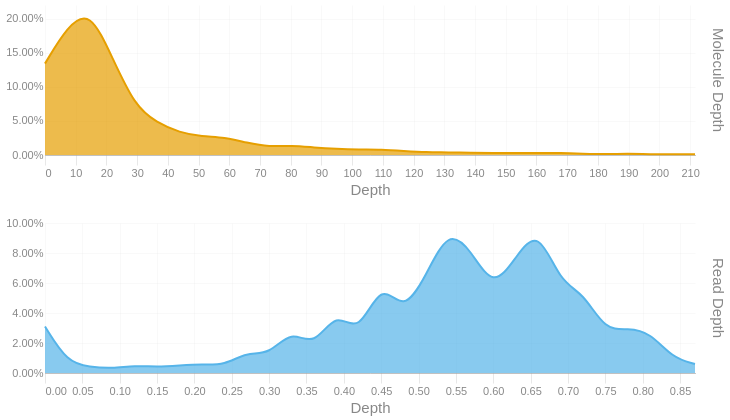

This figure's notebook cell:
### Code cell
readdep = depth_hist(tb['Read Depth'], q99, 3)
readdep = readdep.with_columns(pl.lit('Read Depth').alias('Metric'))
if not SKIPLR:
    moldep = depth_hist(tb['Molecule Depth'], mol_q99, 1)
    moldep = moldep.with_columns(pl.lit('Molecule Depth').alias('Metric'))
    _hist = pl.concat([readdep, moldep])
    _hist = _hist.filter(pl.col('Proportion') != 0)
    with SafeRender(_hist):
        (
            alt.Chart(_hist)        
            .mark_area(interpolate = "basis")
            .encode(
                x=alt.X('Bin:Q').scale(domainMin=0).axis(alt.Axis(title='Depth')),
                y = alt.Y('Proportion:Q', title = None).axis(format = '.2%'),
                color = alt.Color('Metric:N').legend(None),
                row = alt.Row("Metric:N").header(title = None, labelOrient = 'right'),
                tooltip = [
                    alt.Tooltip("Metric:N", title = "Metric"),
                    alt.Tooltip('Interval:N', title = "Depth Interval"),
                    alt.Tooltip('Proportion:Q', title = "% Alignments").format('.2%')
                ]
            )
            .resolve_scale(x='independent', y='independent')
            .properties(
                height = 150, width = 650,
                usermeta={'embedOptions': {'downloadFileName': f'{samplename}.depth.hist'}}
            )
        ).display()
else:
    readdep = readdep.filter(pl.col('Proportion') != 0)
    with SafeRender(readdep):
        (
            alt.Chart(readdep)        
            .mark_area(interpolate = "basis")
            .encode(
                x=alt.X('Bin:Q').scale(domainMin=0).axis(alt.Axis(title='Depth')),
                y = alt.Y('Proportion:Q', title = None).axis(format = '.2%'),
                tooltip = [
                    alt.Tooltip('Interval:N', title = "Depth Interval"),
                    alt.Tooltip('Proportion:Q', title = "% Alignments").format('.2%')
                ]
            )
            .properties(
                usermeta={'embedOptions': {'downloadFileName': f'{samplename}.depth.hist'}}
            )
        ).display()

### Figure 1 — Vega-Lite specification as saved in the notebook (floating-point values rounded to 4 significant figures)
{"width": 650, "height": 150, "config": {"title": {"anchor": "start", "dy": -15, "fontSize": 18, "color": "#888888", "subtitleColor": "#888888", "subtitleFontSize": 14}, "arc": {"fill": "#0072B2"}, "axis": {"domainColor": "#888888", "domainWidth": 0.5, "gridWidth": 0.2, "grid": false, "titleFontWeight": 400, "titleFontSize": 15, "labelFontSize": 11, "labelColor": "#888888", "tickColor": "#888888", "tickWidth": 0.2, "titleColor": "#888888"}, "axisBand": {"grid": false}, "axisX": {"grid": true, "tickSize": 10, "domainCap": "round"}, "axisY": {"domain": false, "grid": true, "tickSize": 0, "domainCap": "round"}, "background": "transparent", "header": {"labelFontSize": 15, "labelColor": "#888888", "titleFontSize": 15, "titleFontWeight": 600, "titleColor": "#888888"}, "legend": {"labelFont": "sans-serif", "labelFontSize": 12, "labelColor": "#888888", "symbolSize": 100, "symbolType": "circle", "titleFontSize": 12, "titlePadding": 10, "titleColor": "#888888", "title": null}, "range": {"category": ["#E69F00", "#56B4E9", "#009E73", "#F0E442", "#0072B2", "#D55E00", "#CC79A7", "#000000"], "diverging": ["#cfe8f3", "#a2d4ec", "#73bfe2", "#46abdb", "#1696d2", "#12719e"]}, "area": {"fill": "#0072B2", "fillOpacity": 0.7, "line": true, "strokeOpacity": 0.7}, "line": {"color": "#0072B2", "stroke": "#0072B2", "strokeWidth": 2}, "trail": {"color": "#0072B2", "stroke": "#0072B2", "strokeWidth": 0, "size": 1}, "point": {"filled": true, "fillOpacity": 1.0, "size": 95}, "text": {"color": "#888888", "fontSize": 11, "align": "right", "fontWeight": 400, "size": 11}, "bar": {"fill": "#0072B2", "stroke": null}, "view": {"stroke": null, "continuousWidth": 660, "continuousHeight": 400}}, "data": {"name": "data-58df8debc6672ecd94c05a4fff87c5bc"}, "mark": {"type": "area", "interpolate": "basis"}, "encoding": {"color": {"field": "Metric", "legend": null, "type": "nominal"}, "row": {"field": "Metric", "header": {"title": null, "labelOrient": "right"}, "type": "nominal"}, "tooltip": [{"field": "Metric", "title": "Metric", "type": "nominal"}, {"field": "Interval", "title": "Depth Interval", "type": "nominal"}, {"field": "Proportion", "format": ".2%", "title": "% Alignments", "type": "quantitative"}], "x": {"axis": {"title": "Depth"}, "field": "Bin", "scale": {"domainMin": 0}, "type": "quantitative"}, "y": {"axis": {"format": ".2%"}, "field": "Proportion", "title": null, "type": "quantitative"}}, "resolve": {"scale": {"x": "independent", "y": "independent"}}, "usermeta": {"embedOptions": {"downloadFileName": "S5_Connecticut_993.depth.hist"}}, "$schema": "https://vega.github.io/schema/vega-lite/v6.1.0.json", "datasets": {"data-58df8debc6672ecd94c05a4fff87c5bc": [{"Bin": 0.0, "Interval": "0.0-0.03", "Proportion": 0.031, "Metric": "Read Depth"}, {"Bin": 0.03, "Interval": "0.03-0.06", "Proportion": 0.007, "Metric": "Read Depth"}, {"Bin": 0.06, "Interval": "0.06-0.09", "Proportion": 0.004, "Metric": "Read Depth"}, {"Bin": 0.09, "Interval": "0.09-0.12", "Proportion": 0.003, "Metric": "Read Depth"}, {"Bin": 0.12, "Interval": "0.12-0.15", "Proportion": 0.005, "Metric": "Read Depth"}, {"Bin": 0.15, "Interval": "0.15-0.18", "Proportion": 0.004, "Metric": "Read Depth"}, {"Bin": 0.18, "Interval": "0.18-0.21", "Proportion": 0.005, "Metric": "Read Depth"}, {"Bin": 0.21, "Interval": "0.21-0.24", "Proportion": 0.006, "Metric": "Read Depth"}, {"Bin": 0.24, "Interval": "0.24-0.27", "Proportion": 0.005, "Metric": "Read Depth"}, {"Bin": 0.27, "Interval": "0.27-0.3", "Proportion": 0.014, "Metric": "Read Depth"}, {"Bin": 0.3, "Interval": "0.3-0.33", "Proportion": 0.012, "Metric": "Read Depth"}, {"Bin": 0.33, "Interval": "0.33-0.36", "Proportion": 0.029, "Metric": "Read Depth"}, {"Bin": 0.36, "Interval": "0.36-0.39", "Proportion": 0.017, "Metric": "Read Depth"}, {"Bin": 0.39, "Interval": "0.39-0.42", "Proportion": 0.042, "Metric": "Read Depth"}, {"Bin": 0.42, "Interval": "0.42-0.45", "Proportion": 0.025, "Metric": "Read Depth"}, {"Bin": 0.45, "Interval": "0.45-0.48", "Proportion": 0.062, "Metric": "Read Depth"}, {"Bin": 0.48, "Interval": "0.48-0.51", "Proportion": 0.04, "Metric": "Read Depth"}, {"Bin": 0.51, "Interval": "0.51-0.54", "Proportion": 0.065, "Metric": "Read Depth"}, {"Bin": 0.54, "Interval": "0.54-0.57", "Proportion": 0.096, "Metric": "Read Depth"}, {"Bin": 0.57, "Interval": "0.57-0.6", "Proportion": 0.082, "Metric": "Read Depth"}, {"Bin": 0.6, "Interval": "0.6-0.63", "Proportion": 0.056, "Metric": "Read Depth"}, {"Bin": 0.63, "Interval": "0.63-0.66", "Proportion": 0.077, "Metric": "Read Depth"}, {"Bin": 0.66, "Interval": "0.66-0.69", "Proportion": 0.097, "Metric": "Read Depth"}, {"Bin": 0.69, "Interval": "0.69-0.72", "Proportion": 0.06, "Metric": "Read Depth"}, {"Bin": 0.72, "Interval": "0.72-0.75", "Proportion": 0.054, "Metric": "Read Depth"}, {"Bin": 0.75, "Interval": "0.75-0.78", "Proportion": 0.028, "Metric": "Read Depth"}, {"Bin": 0.78, "Interval": "0.78-0.81", "Proportion": 0.03, "Metric": "Read Depth"}, {"Bin": 0.81, "Interval": "0.81-0.84", "Proportion": 0.027, "Metric": "Read Depth"}, {"Bin": 0.84, "Interval": "0.84-0.87", "Proportion": 0.01, "Metric": "Read Depth"}, {"Bin": 0.87, "Interval": "0.87-0.9", "Proportion": 0.006, "Metric": "Read Depth"}, {"Bin": 0.0, "Interval": "0.0-7.3", "Proportion": 0.134, "Metric": "Molecule Depth"}, {"Bin": 7.3, "Interval": "7.3-14.6", "Proportion": 0.189, "Metric": "Molecule Depth"}, {"Bin": 14.6, "Interval": "14.6-21.9", "Proportion": 0.213, "Metric": "Molecule Depth"}, {"Bin": 21.9, "Interval": "21.9-29.2", "Proportion": 0.143, "Metric": "Molecule Depth"}, {"Bin": 29.2, "Interval": "29.2-36.5", "Proportion": 0.072, "Metric": "Molecule Depth"}, {"Bin": 36.5, "Interval": "36.5-43.8", "Proportion": 0.047, "Metric": "Molecule Depth"}, {"Bin": 43.8, "Interval": "43.8-51.1", "Proportion": 0.033, "Metric": "Molecule Depth"}, {"Bin": 51.1, "Interval": "51.1-58.4", "Proportion": 0.027, "Metric": "Molecule Depth"}, {"Bin": 58.4, "Interval": "58.4-65.7", "Proportion": 0.026, "Metric": "Molecule Depth"}, {"Bin": 65.7, "Interval": "65.7-73.0", "Proportion": 0.018, "Metric": "Molecule Depth"}, {"Bin": 73.0, "Interval": "73.0-80.3", "Proportion": 0.012, "Metric": "Molecule Depth"}, {"Bin": 80.3, "Interval": "80.3-87.6", "Proportion": 0.014, "Metric": "Molecule Depth"}, {"Bin": 87.6, "Interval": "87.6-94.9", "Proportion": 0.011, "Metric": "Molecule Depth"}, {"Bin": 94.9, "Interval": "94.9-102.2", "Proportion": 0.009, "Metric": "Molecule Depth"}, {"Bin": 102.2, "Interval": "102.2-109.5", "Proportion": 0.008, "Metric": "Molecule Depth"}, {"Bin": 109.5, "Interval": "109.5-116.8", "Proportion": 0.008, "Metric": "Molecule Depth"}, {"Bin": 116.8, "Interval": "116.8-124.1", "Proportion": 0.006, "Metric": "Molecule Depth"}, {"Bin": 124.1, "Interval": "124.1-131.4", "Proportion": 0.004, "Metric": "Molecule Depth"}, {"Bin": 131.4, "Interval": "131.4-138.6", "Proportion": 0.004, "Metric": "Molecule Depth"}, {"Bin": 138.6, "Interval": "138.6-145.9", "Proportion": 0.003, "Metric": "Molecule Depth"}, {"Bin": 145.9, "Interval": "145.9-153.2", "Proportion": 0.003, "Metric": "Molecule Depth"}, {"Bin": 153.2, "Interval": "153.2-160.5", "Proportion": 0.003, "Metric": "Molecule Depth"}, {"Bin": 160.5, "Interval": "160.5-167.8", "Proportion": 0.003, "Metric": "Molecule Depth"}, {"Bin": 167.8, "Interval": "167.8-175.1", "Proportion": 0.003, "Metric": "Molecule Depth"}, {"Bin": 175.1, "Interval": "175.1-182.4", "Proportion": 0.002, "Metric": "Molecule Depth"}, {"Bin": 182.4, "Interval": "182.4-189.7", "Proportion": 0.001, "Metric": "Molecule Depth"}, {"Bin": 189.7, "Interval": "189.7-197.0", "Proportion": 0.002, "Metric": "Molecule Depth"}, {"Bin": 197.0, "Interval": "197.0-204.3", "Proportion": 0.001, "Metric": "Molecule Depth"}, {"Bin": 204.3, "Interval": "204.3-211.6", "Proportion": 0.001, "Metric": "Molecule Depth"}, {"Bin": 211.6, "Interval": "211.6-218.92", "Proportion": 0.001, "Metric": "Molecule Depth"}]}}
